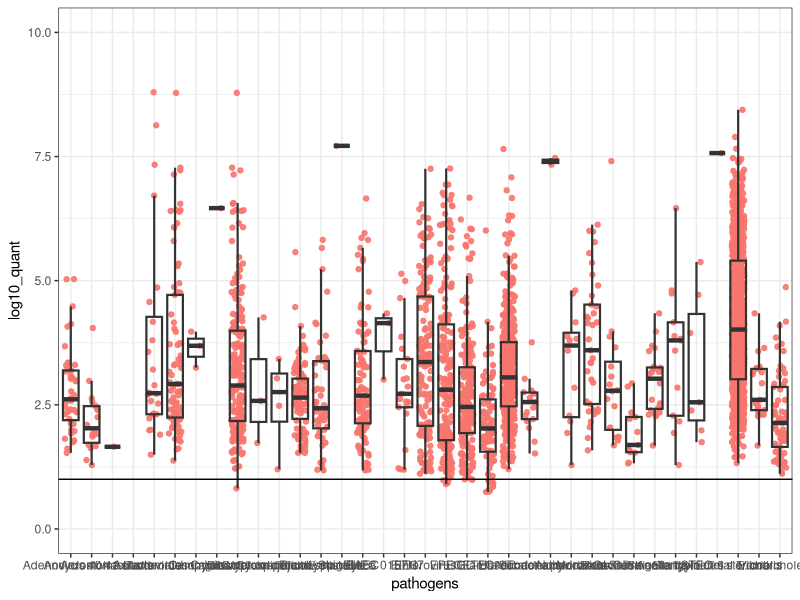
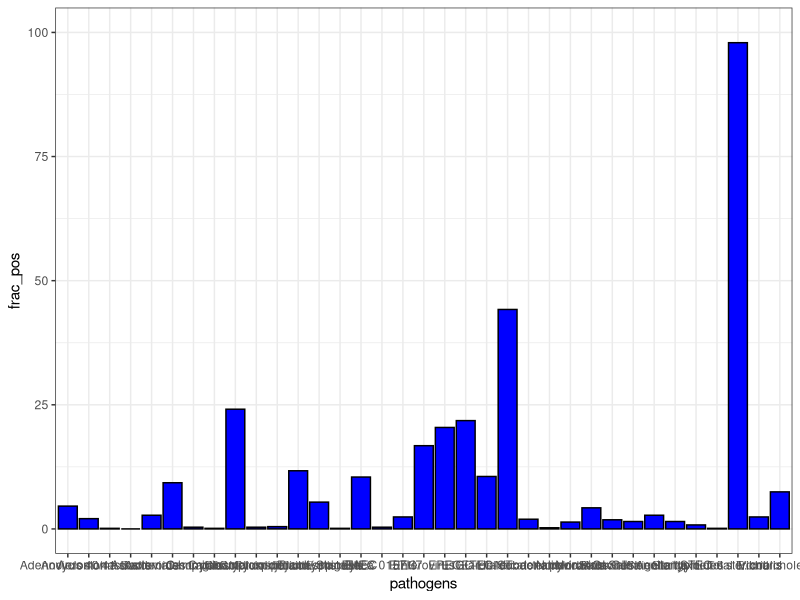

Here is the R script that generated these plots, in order:
# Script to make figure 3
library(tidyverse)
library(gridExtra)
library(cowplot)

TAC <- read.csv("pathogen_quantities_samples.csv")

TAC$Quant[TAC$Quant<=0] <- NA
TAC$log10_quant <- log10(TAC$Quant)

# Plot of quantities by pathogen
ggplot(TAC,aes(x=pathogens,y=log10_quant)) + geom_jitter(width=0.3,height=0,color="#F8766D",alpha=0.9) +
  geom_boxplot(fill=NA,outlier.shape=NA,width=0.75,linewidth=.75) + 
  geom_hline(yintercept=1) + theme_bw() +
  theme(legend.position = "none") + ylim(0,10)

# Plotting fraction of samples positive
positivity <- TAC %>% group_by(pathogens) %>%
  summarize(npos=sum(!is.na(log10_quant)),n=n(),
            frac_pos=npos/n*100)

ggplot(positivity,aes(x=pathogens,y=frac_pos)) + geom_col(color='black',fill='blue') +
  theme_bw() +ylim(0,100) +
  theme(legend.position = "none")



